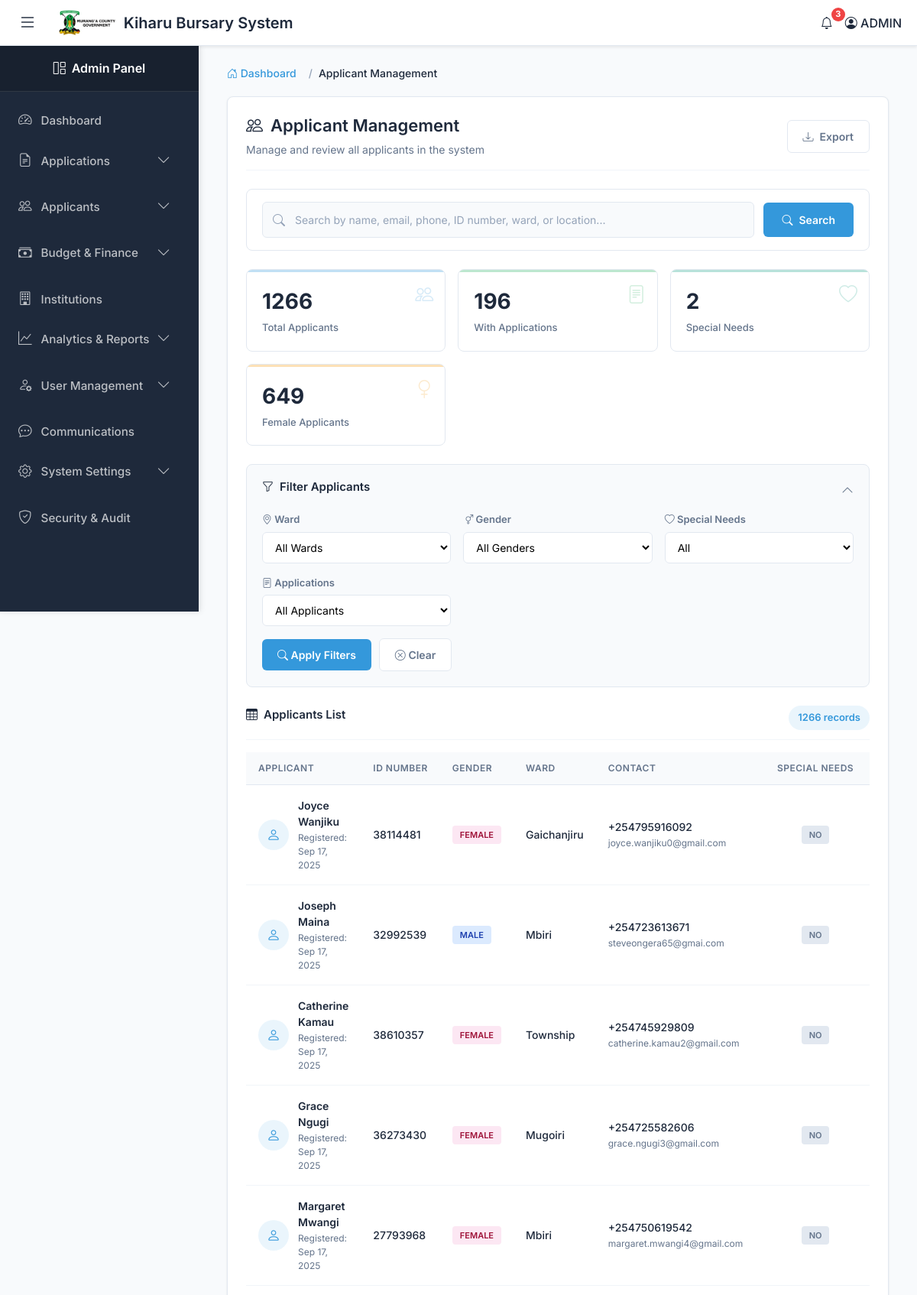
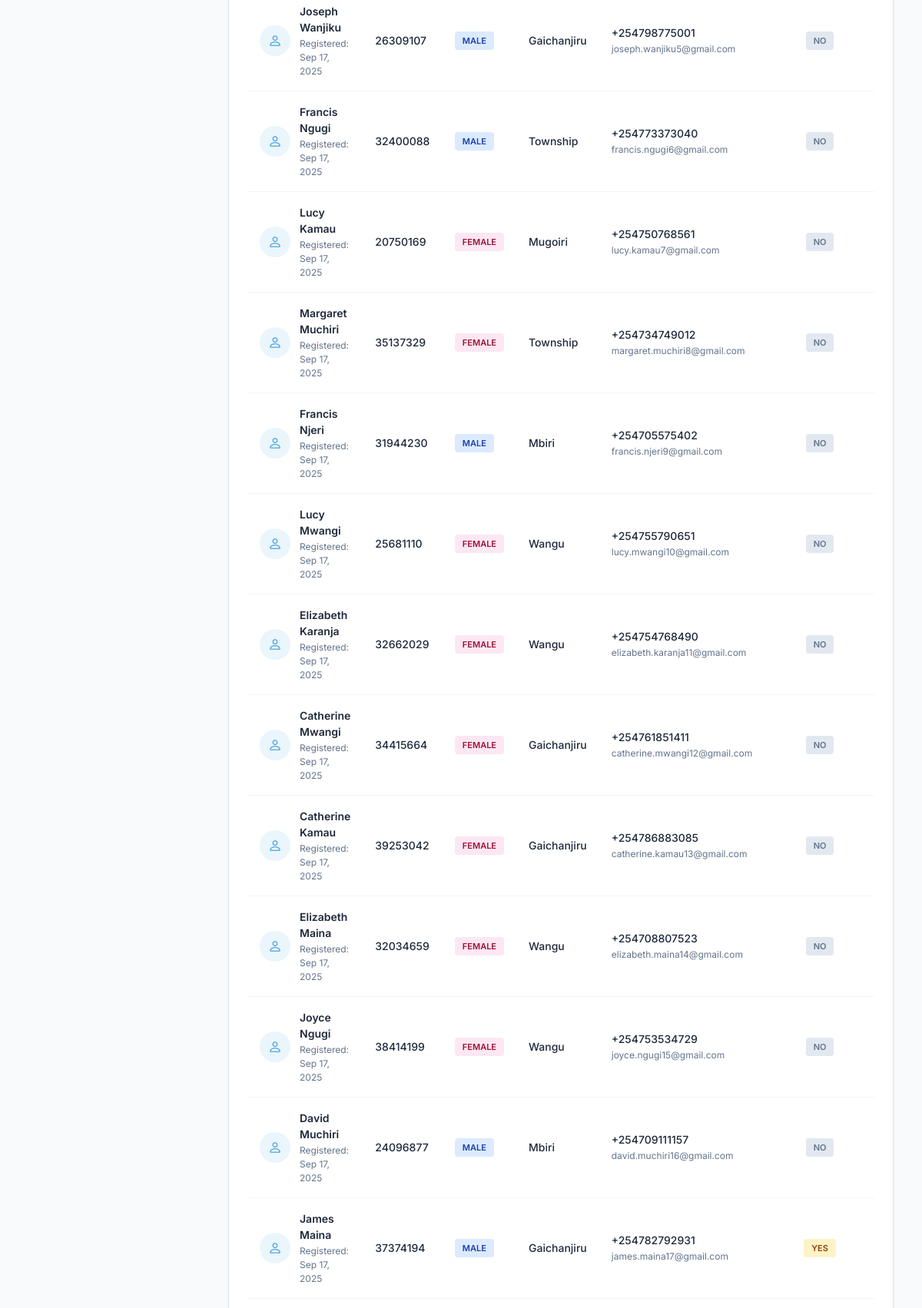
Page /applicants/ (signed in, upper part) on the committed database (2 pictures, top to bottom).
### kiharu_system/models.py (models this page shows, shortened)
class Applicant(models.Model):
    GENDER_CHOICES = (
        ('M', 'Male'),
        ('F', 'Female'),
    )
    user = models.OneToOneField(User, on_delete=models.CASCADE, related_name='applicant_profile')
    gender = models.CharField(max_length=1, choices=GENDER_CHOICES)
    date_of_birth = models.DateField()
    id_number = models.CharField(max_length=20, unique=True)
    ward = models.ForeignKey(Ward, on_delete=models.SET_NULL, null=True, related_name='residents')
    location = models.ForeignKey(Location, on_delete=models.SET_NULL, null=True)
    sublocation = models.ForeignKey(SubLocation, on_delete=models.SET_NULL, null=True)
    village = models.ForeignKey(Village, on_delete=models.SET_NULL, null=True)
    physical_address = models.TextField()
    postal_address = models.CharField(max_length=100, blank=True, null=True)
    special_needs = models.BooleanField(default=False)
    special_needs_description = models.TextField(blank=True, null=True)
    profile_picture = models.ImageField(upload_to='profile_pics/', default='profile_pics/default.png', blank=True,null=True)

class User(AbstractUser):
    USER_TYPES = (
        ('applicant', 'Applicant'),
        ('admin', 'Administrator'),
        ('reviewer', 'Application Reviewer'),
        ('finance', 'Finance Officer'),
    )
    user_type = models.CharField(max_length=20, choices=USER_TYPES, default='applicant')
    id_number = models.CharField(max_length=20, unique=True, null=True, blank=True)
    phone_regex = RegexValidator(
        regex=r'^\+254\d{9}$',
        message="Phone number must be entered in the format: '+254XXXXXXXXX'. Exactly 12 digits including country code."
    )
    phone_number = models.CharField(validators=[phone_regex], max_length=17, blank=True)

class Ward(models.Model):
    name = models.CharField(max_length=100)
    description = models.TextField(blank=True, null=True)

### kiharu_system/views.py (the view, shortened to what this page needs)
# urls.py: path('applicants/', views.applicant_list, name='applicant_list'),
@login_required
@user_passes_test(is_admin)
def applicant_list(request):
    applicants = Applicant.objects.all().select_related(
        'user', 'ward', 'location', 'sublocation', 'village'
    ).annotate(
        application_count=Count('applications')
    )
    search_query = request.GET.get('search', '').strip()
    ward = request.GET.get('ward')
    gender = request.GET.get('gender')
    special_needs = request.GET.get('special_needs')
    has_applications = request.GET.get('has_applications')
    if ward:
        applicants = applicants.filter(ward__id=ward)
    if gender:
        applicants = applicants.filter(gender=gender)
    if special_needs == 'true':
        applicants = applicants.filter(special_needs=True)
    elif special_needs == 'false':
        applicants = applicants.filter(special_needs=False)
    if has_applications == 'true':
        applicants = applicants.filter(application_count__gt=0)
    elif has_applications == 'false':
        applicants = applicants.filter(application_count=0)
    applicants_with_apps = applicants.filter(application_count__gt=0).count()
    special_needs_count = applicants.filter(special_needs=True).count()
    female_count = applicants.filter(gender='F').count()
    paginator = Paginator(applicants, 25)
    page_number = request.GET.get('page')
    page_obj = paginator.get_page(page_number)
    wards = Ward.objects.all().order_by('name')
    context = {
        'page_obj': page_obj,
        'paginator': paginator,
        'wards': wards,
        'current_ward': ward,
        'current_gender': gender,
        'current_special_needs': special_needs,
        'search_query': search_query,
        'applicants_with_apps': applicants_with_apps,
        'special_needs_count': special_needs_count,
        'female_count': female_count,
    }
    return render(request, 'admin/applicant_list.html', context)

### kiharu_system/views.py (called while the page is built)
def is_admin(user):
    return user.user_type == 'admin'

### templates/admin/applicant_list.html (shortened to what this page needs)
{% extends 'admin_base.html' %}
{% load humanize %}
{% block content %}
<div class="container-fluid">
    <nav aria-label="breadcrumb">
        <ol class="breadcrumb">
            <li class="breadcrumb-item">
                <a href="{% url 'admin_dashboard' %}">
                    <i class="bi bi-house-door"></i> Dashboard
                </a>
            </li>
            <li class="breadcrumb-item active" aria-current="page">Applicant Management</li>
        </ol>
    </nav>
    <div class="section-container">
        <div class="page-header">
            <div>
                <h1 class="page-title">
                    <i class="bi bi-people"></i>
                    Applicant Management
                </h1>
                <p class="page-subtitle">
                    Manage and review all applicants in the system
                </p>
            </div>
            <button class="export-btn">
                <i class="bi bi-download"></i>
                Export
            </button>
        </div>
        <div class="search-section">
            <form method="get" style="display: flex; align-items: center; gap: 12px; width: 100%;">
                <div class="search-input-wrapper">
                    <input
                        type="text"
                        name="search"
                        class="search-input"
                        placeholder="Search by name, email, phone, ID number, ward, or location..."
                        value="{{ search_query|default:'' }}"
                    >
                </div>
                <button type="submit" class="search-btn">
                    <i class="bi bi-search"></i>
                    Search
                </button>
            </form>
        </div>
        <div class="stats-grid">
            <div class="stat-card stat-primary">
                <div class="stat-icon">
                    <i class="bi bi-people"></i>
                </div>
                <div class="stat-value">{{ paginator.count|default:0 }}</div>
                <div class="stat-label">Total Applicants</div>
            </div>
            <div class="stat-card stat-success">
                <div class="stat-icon">
                    <i class="bi bi-file-text"></i>
                </div>
                <div class="stat-value">{{ applicants_with_apps|default:0 }}</div>
                <div class="stat-label">With Applications</div>
            </div>
            <div class="stat-card stat-info">
                <div class="stat-icon">
                    <i class="bi bi-heart"></i>
                </div>
                <div class="stat-value">{{ special_needs_count|default:0 }}</div>
                <div class="stat-label">Special Needs</div>
            </div>
            <div class="stat-card stat-warning">
                <div class="stat-icon">
                    <i class="bi bi-gender-female"></i>
                </div>
                <div class="stat-value">{{ female_count|default:0 }}</div>
                <div class="stat-label">Female Applicants</div>
            </div>
        </div>
        <div class="filter-section">
            <div class="filter-header" onclick="toggleFilters()">
                <h6 class="filter-title">
                    <i class="bi bi-funnel"></i>
                    Filter Applicants
                </h6>
                <i class="bi bi-chevron-down filter-toggle" id="filterToggle"></i>
            </div>
            <div class="filter-content" id="filtersContent" style="display: none;">
                <form method="get" id="filterForm">
                    <div class="filter-content">
                        <div class="filter-group">
                            <label class="filter-label" for="ward">
                                <i class="bi bi-geo-alt"></i> Ward
                            </label>
                            <select class="filter-select" id="ward" name="ward">
                                <option value="">All Wards</option>
                            </select>
                        </div>
                        <div class="filter-group">
                            <label class="filter-label" for="gender">
                                <i class="bi bi-gender-ambiguous"></i> Gender
                            </label>
                            <select class="filter-select" id="gender" name="gender">
                                <option value="">All Genders</option>
                            </select>
                        </div>
                        <div class="filter-group">
                            <label class="filter-label" for="special_needs">
                                <i class="bi bi-heart"></i> Special Needs
                            </label>
                            <select class="filter-select" id="special_needs" name="special_needs">
                                <option value="">All</option>
                            </select>
                        </div>
                        <div class="filter-group">
                            <label class="filter-label" for="has_applications">
                                <i class="bi bi-file-text"></i> Applications
                            </label>
                            <select class="filter-select" id="has_applications" name="has_applications">
                                <option value="">All Applicants</option>
                            </select>
                        </div>
                    </div>
                    <div class="filter-actions">
                        <button type="submit" class="filter-btn">
                            <i class="bi bi-search"></i> Apply Filters
                        </button>
                        <a href="{% url 'applicant_list' %}" class="clear-btn">
                            <i class="bi bi-x-circle"></i> Clear
                        </a>
                    </div>
                </form>
            </div>
        </div>
        <div class="table-header">
            <h6 class="table-title">
                <i class="bi bi-table"></i>
                Applicants List
            </h6>
            <span class="record-count">{{ paginator.count }} records</span>
        </div>
        <div class="table-responsive">
            <table class="applicants-table">
                <thead>
                    <tr>
                        <th>Applicant</th>
                        <th>ID Number</th>
                        <th>Gender</th>
                        <th>Ward</th>
                        <th>Contact</th>
                        <th style="text-align: center;">Special Needs</th>
                        <th style="text-align: center;">Applications</th>
                    </tr>
                </thead>
                <tbody>
                    {% for applicant in page_obj %}
                    <tr>
                        <td>
                            <div class="applicant-info">
                                <div class="applicant-avatar">
                                    <i class="bi bi-person"></i>
                                </div>
                                <div class="applicant-details">
                                    <div class="applicant-name">{{ applicant.user.first_name }} {{ applicant.user.last_name }}</div>
                                    <div class="applicant-date">Registered: {{ applicant.user.date_joined|date:"M d, Y" }}</div>
                                </div>
                            </div>
                        </td>
                        <td>
                            <span class="id-number">{{ applicant.id_number }}</span>
                        </td>
                        <td>
                            <span class="gender-badge {% if applicant.gender == 'M' %}gender-male{% else %}gender-female{% endif %}">
                                {{ applicant.get_gender_display }}
                            </span>
                        </td>
                        <td>
                            <span class="ward-name">{{ applicant.ward.name }}</span>
                        </td>
                        <td>
                            <div class="contact-info">
                                <div class="contact-phone">{{ applicant.user.phone_number|default:"-" }}</div>
                                <div class="contact-email">{{ applicant.user.email }}</div>
                            </div>
                        </td>
                        <td style="text-align: center;">
                            {% if applicant.special_needs %}
                                <span class="special-needs-badge special-needs-yes">Yes</span>
                            {% else %}
                                <span class="special-needs-badge special-needs-no">No</span>
                            {% endif %}
                        </td>
                        <td style="text-align: center;">
                        </td>
                    </tr>
                    {% endfor %}
                </tbody>
            </table>
        </div>
    </div>
</div>
{% endblock %}

### templates/admin_base.html (style rules this page uses)
:root { --sidebar-width: 260px; --sidebar-collapsed-width: 70px; --navbar-height: 60px; --primary-color: #3498db; --primary-hover: #2980b9; --sidebar-bg: #1E293B; --sidebar-hover: #334155; --main-bg: #F8FAFC; --card-bg: #FFFFFF; --text-primary: #1E293B; --text-secondary: #64748B; --border-color: #E2E8F0; --success-color: #10B981; --danger-color: #EF4444; --warning-color: #F59E0B; --transition-speed: 0.3s; }
* { margin: 0; padding: 0; box-sizing: border-box; }
body { font-family: 'Inter', 'Segoe UI', system-ui, -apple-system, sans-serif; background-color: var(--main-bg); color: var(--text-primary); overflow-x: hidden; }
.breadcrumb { background: none; padding: 0; margin: 0; font-weight: 500; }
.breadcrumb-item a { color: var(--primary-color); text-decoration: none; }

### rows in the picture
Applicant: user.first_name "Joyce", user.last_name "Wanjiku", user.date_joined "Sep 17, 2025", id_number "38114481", gender "FEMALE", ward.name "Gaichanjiru", user.phone_number "+254795916092", user.email "joyce.wanjiku0@gmail.com", special_needs "NO"
Applicant: user.first_name "Joseph", user.last_name "Maina", user.date_joined "Sep 17, 2025", id_number "32992539", gender "MALE", ward.name "Mbiri", user.phone_number "+254723613671", user.email "steveongera65@gmai.com", special_needs "NO"
Applicant: user.first_name "Catherine", user.last_name "Kamau", user.date_joined "Sep 17, 2025", id_number "38610357", gender "FEMALE", ward.name "Township", user.phone_number "+254745929809", user.email "catherine.kamau2@gmail.com", special_needs "NO"
Applicant: user.first_name "Grace", user.last_name "Ngugi", user.date_joined "Sep 17, 2025", id_number "36273430", gender "FEMALE", ward.name "Mugoiri", user.phone_number "+254725582606", user.email "grace.ngugi3@gmail.com", special_needs "NO"
Applicant: user.first_name "Margaret", user.last_name "Mwangi", user.date_joined "Sep 17, 2025", id_number "27793968", gender "FEMALE", ward.name "Mbiri", user.phone_number "+254750619542", user.email "margaret.mwangi4@gmail.com", special_needs "NO"
Applicant: user.first_name "Joseph", user.last_name "Wanjiku", user.date_joined "Sep 17, 2025", id_number "26309107", gender "MALE", ward.name "Gaichanjiru", user.phone_number "+254798775001", user.email "joseph.wanjiku5@gmail.com", special_needs "NO"
Applicant: user.first_name "Francis", user.last_name "Ngugi", user.date_joined "Sep 17, 2025", id_number "32400088", gender "MALE", ward.name "Township", user.phone_number "+254773373040", user.email "francis.ngugi6@gmail.com", special_needs "NO"
Applicant: user.first_name "Lucy", user.last_name "Kamau", user.date_joined "Sep 17, 2025", id_number "20750169", gender "FEMALE", ward.name "Mugoiri", user.phone_number "+254750768561", user.email "lucy.kamau7@gmail.com", special_needs "NO"
Applicant: user.first_name "Margaret", user.last_name "Muchiri", user.date_joined "Sep 17, 2025", id_number "35137329", gender "FEMALE", ward.name "Township", user.phone_number "+254734749012", user.email "margaret.muchiri8@gmail.com", special_needs "NO"
Applicant: user.first_name "Francis", user.last_name "Njeri", user.date_joined "Sep 17, 2025", id_number "31944230", gender "MALE", ward.name "Mbiri", user.phone_number "+254705575402", user.email "francis.njeri9@gmail.com", special_needs "NO"
Applicant: user.first_name "Lucy", user.last_name "Mwangi", user.date_joined "Sep 17, 2025", id_number "25681110", gender "FEMALE", ward.name "Wangu", user.phone_number "+254755790651", user.email "lucy.mwangi10@gmail.com", special_needs "NO"
Applicant: user.first_name "Elizabeth", user.last_name "Karanja", user.date_joined "Sep 17, 2025", id_number "32662029", gender "FEMALE", ward.name "Wangu", user.phone_number "+254754768490", user.email "elizabeth.karanja11@gmail.com", special_needs "NO"
Applicant: user.first_name "Catherine", user.last_name "Mwangi", user.date_joined "Sep 17, 2025", id_number "34415664", gender "FEMALE", ward.name "Gaichanjiru", user.phone_number "+254761851411", user.email "catherine.mwangi12@gmail.com", special_needs "NO"
Applicant: user.first_name "Catherine", user.last_name "Kamau", user.date_joined "Sep 17, 2025", id_number "39253042", gender "FEMALE", ward.name "Gaichanjiru", user.phone_number "+254786883085", user.email "catherine.kamau13@gmail.com", special_needs "NO"
Applicant: user.first_name "Elizabeth", user.last_name "Maina", user.date_joined "Sep 17, 2025", id_number "32034659", gender "FEMALE", ward.name "Wangu", user.phone_number "+254708807523", user.email "elizabeth.maina14@gmail.com", special_needs "NO"
Applicant: user.first_name "Joyce", user.last_name "Ngugi", user.date_joined "Sep 17, 2025", id_number "38414199", gender "FEMALE", ward.name "Wangu", user.phone_number "+254753534729", user.email "joyce.ngugi15@gmail.com", special_needs "NO"
Applicant: user.first_name "David", user.last_name "Muchiri", user.date_joined "Sep 17, 2025", id_number "24096877", gender "MALE", ward.name "Mbiri", user.phone_number "+254709111157", user.email "david.muchiri16@gmail.com", special_needs "NO"
Applicant: user.first_name "James", user.last_name "Maina", user.date_joined "Sep 17, 2025", id_number "37374194", gender "MALE", ward.name "Gaichanjiru", user.phone_number "+254782792931", user.email "james.maina17@gmail.com", special_needs "YES"

### other values in the picture
{{ paginator.count|default:0 }} "1266"
{{ applicants_with_apps|default:0 }} "196"
{{ special_needs_count|default:0 }} "2"
{{ female_count|default:0 }} "649"
{{ paginator.count }} "1266"
